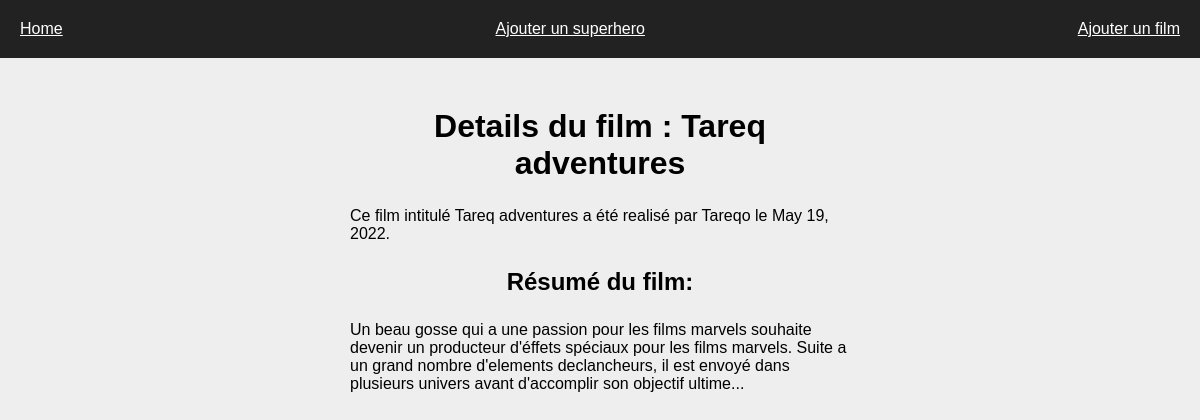
Page /Films_MCU/affiche/5/ on the committed database.
### Films_MCU/models.py (models this page shows, shortened)
class Films(models.Model):
    nom_film = models.CharField(max_length=100,blank=False)
    superhero = models.ForeignKey(Superhero, on_delete=models.CASCADE, null="true")
    producteur = models.CharField(max_length=100)
    date = models.DateField(blank=False, default=django.utils.timezone.now())
    resume = models.TextField(blank=False)

### Films_MCU/views.py (the view)
# urls.py: path("affiche/<int:id>/", views.affiche),
def affiche(request,id):
    film = models.Films.objects.get(pk=id)
    return render(request,"Films_MCU/affiche.html",{"film": film})

### Films_MCU/templates/Films_MCU/affiche.html (shortened to what this page needs)
{% extends "Films_MCU/main.html" %}
{% block content %}
<div class="conteneur">
 <div class="contenu">
  <h1> Details du film : {{film.nom_film}}</h1>
  <p>Ce film intitulé {{film.nom_film}} a été realisé par {{film.producteur}} le {{film.date}}.</p>
  <h2>Résumé du film:</h2>
  <p>{{film.resume}}</p>
 </div>
</div>
{% endblock %}

### Films_MCU/static/Films_MCU/main.css (style rules this page uses)
* { margin:0; padding:0; font-family:arial; }
body { background-color: #EEE; }
.conteneur { display:flex;flex-direction:column;align-items:center; }
h1, h2 { text-align:center;padding:25px; }
.contenu { width:500px;padding:25px; }

### rows in the picture
Films: nom_film "Tareq adventures", producteur "Tareqo", date "May 19, 2022", resume "Un beau gosse qui a une passion pour les films marvels souhaite devenir un producteur d'éffets spéciaux pour les films marvels. Suite a un grand nombre d'elements declancheurs, il est envoyé dans plusieurs univers avant d'accomplir son objectif ultime..."
